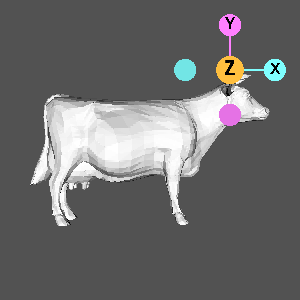

Write the Python code that produced this figure.
#!/usr/bin/env python
# Demonstrate vtkCameraOrientationWidget to control camera orientation using cow.vtp data.

import vtkmodules.vtkInteractionStyle  # noqa: F401
import vtkmodules.vtkRenderingFreeType  # noqa: F401
import vtkmodules.vtkRenderingOpenGL2  # noqa: F401

import os

from vtkmodules.vtkInteractionWidgets import vtkCameraOrientationWidget
from vtkmodules.vtkIOXML import vtkXMLPolyDataReader
from vtkmodules.vtkRenderingCore import (
    vtkActor,
    vtkPolyDataMapper,
    vtkRenderWindow,
    vtkRenderWindowInteractor,
    vtkRenderer,
)

# Dataset
data_dir = os.environ.get("VPE_DATA_DIR", os.path.dirname(os.path.abspath(__file__)))
reader = vtkXMLPolyDataReader()
reader.SetFileName(os.path.join(data_dir, "cow.vtp"))

# Mapper + Actor
mapper = vtkPolyDataMapper()
mapper.SetInputConnection(reader.GetOutputPort())

actor = vtkActor()
actor.SetMapper(mapper)

# Renderer
renderer = vtkRenderer()
renderer.AddActor(actor)
renderer.SetBackground(0.32, 0.32, 0.32)

# Render window
render_window = vtkRenderWindow()
render_window.AddRenderer(renderer)
render_window.SetWindowName("camera orientation widget test")
render_window.SetSize(300, 300)

# Interactor
interactor = vtkRenderWindowInteractor()
interactor.SetRenderWindow(render_window)

# Widget
cam_orient_widget = vtkCameraOrientationWidget()
cam_orient_widget.SetParentRenderer(renderer)

# Customize widget axis colors
cam_rep = cam_orient_widget.GetRepresentation()
cam_rep.SetXAxisColor([0.50, 1.00, 1.00])
cam_rep.SetYAxisColor([1.00, 0.50, 1.00])
cam_rep.SetZAxisColor([1.00, 0.75, 0.25])
cam_orient_widget.On()

interactor.Initialize()
interactor.Start()
